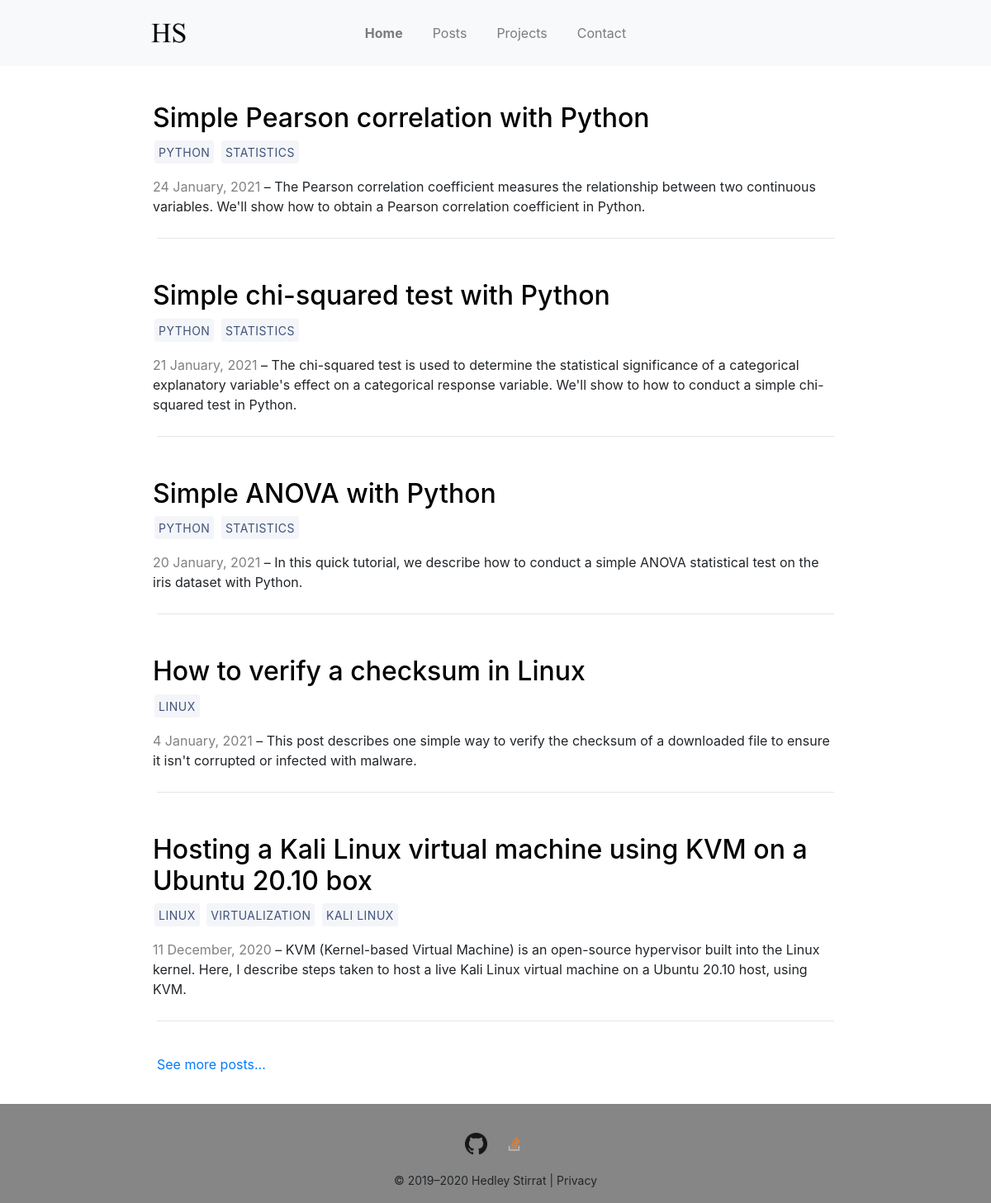
Before: / with the older database file.
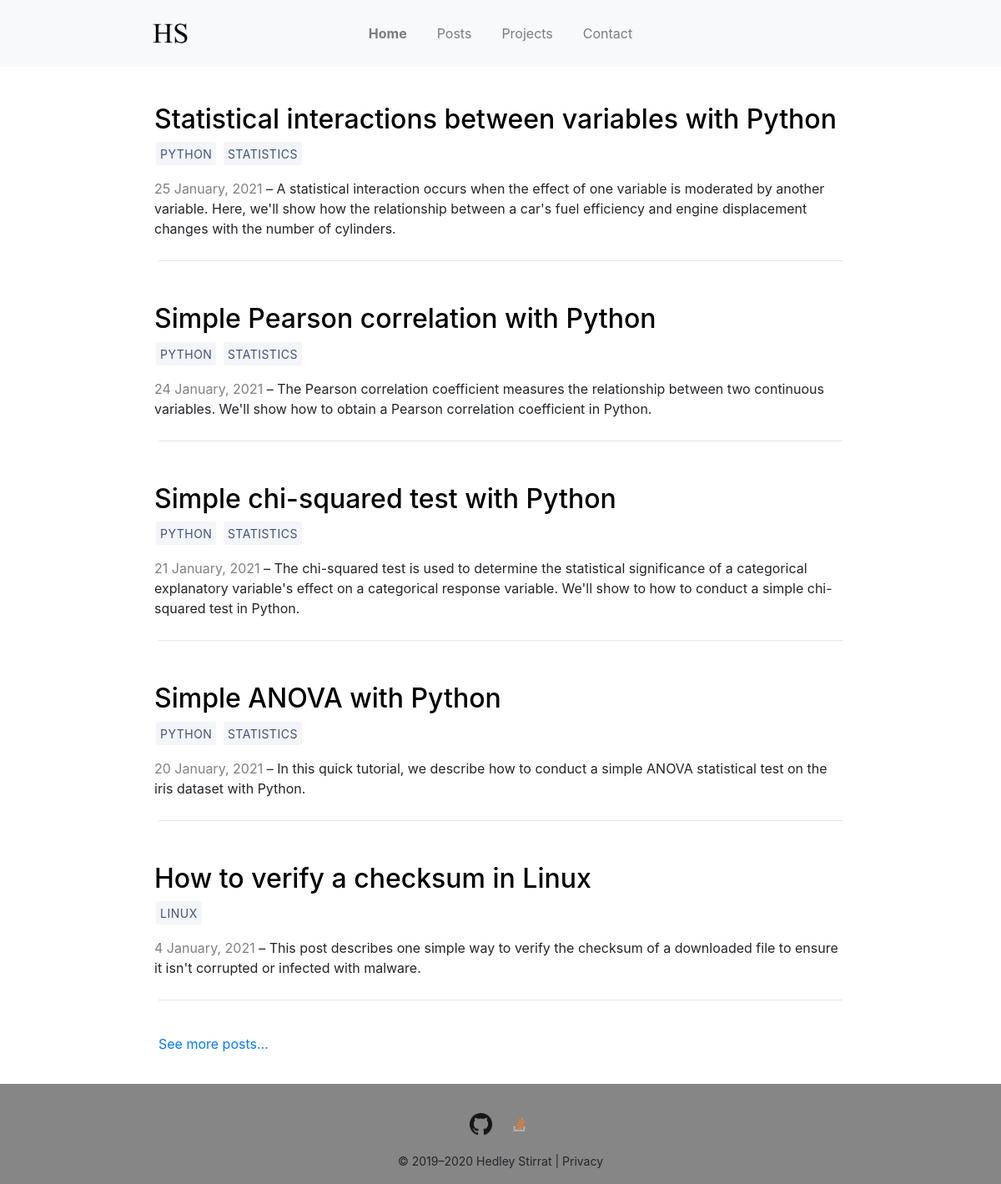
After: the same page with the newer database file.
### blog/models.py (models this page shows, shortened)
class BlogPost(models.Model):
    title = models.CharField(max_length=100)
    is_published = models.BooleanField(default=True)
    published_date = models.DateField()
    modified_date = models.DateField(null=True, blank=True)
    slug = models.SlugField(unique=True)
    tags = models.ManyToManyField('Tag', related_name='blog_posts')
    snippet = models.CharField('snippet', max_length=250)
    content = models.TextField()
    def get_absolute_url(self):
        return reverse('detail', kwargs = {'slug': self.slug})

class Tag(models.Model):
    name = models.CharField(max_length=20)

### blog/views.py (the view)
# urls.py: 2. Add a URL to urlpatterns:  path('', views.home, name='home')
def home(request):
    blog_posts = BlogPost.objects.filter(is_published=True).order_by('-published_date')[:5]
    context = {
        "blog_posts": blog_posts,
    }
    return render(request, 'home.html', context)

### blog/templates/home.html (shortened to what this page needs)
{% extends 'base.html' %}
{% load static %}
{% block content %}
    {% for post in blog_posts %}
        <div class="row">
            <div class="column snippet-text">
                <h2>
                    <a id='post-href' href="{{post.get_absolute_url}}"> {{ post.title|safe }} </a>
                </h2>
                <p>
                    {% for tag in post.tags.all %}
                        <a class="btn" href="{% url 'tag' tag.name %}">
                            {{ tag.name }}
                        </a>
                    {% endfor %}
                </p>
                <p style="color:gray; display:inline;">
                    {{ post.published_date|date:"j F, Y" }}
                </p>
                <p style="display:inline;">
                    &ndash; {{ post.snippet|safe }}
                </p>
            </div>
        </div>
        <hr>
        <br />
    {% endfor %}
    <p>
        {% url 'posts' as url %}
        <a href="{{ url }}">See more posts...</a>
    </p>
{% endblock %}

Changed rows visible on the page:
no longer on this page (row unchanged): BlogPost: title "Hosting a Kali Linux virtual machine using KVM on a Ubuntu 20.10 box", published_date "11 December, 2020", snippet "KVM (Kernel-based Virtual Machine) is an open-source hypervisor built into the Linux kernel. Here, I describe steps taken to host a live Kali Linux virtual machine on a Ubuntu 20.10 host, using KVM.", Tag (name "LINUX")
no longer on this page (row unchanged): Tag: name "VIRTUALIZATION", shown under "Hosting a Kali Linux virtual machine using KVM on a Ubuntu 20.10 box"
no longer on this page (row unchanged): Tag: name "KALI LINUX", shown under "Hosting a Kali Linux virtual machine using KVM on a Ubuntu 20.10 box"
added BlogPost: title "Statistical interactions between variables with Python", published_date "25 January, 2021", snippet "A statistical interaction occurs when the effect of one variable is moderated by another variable. Here, we'll show how the relationship between a car's fuel efficiency and engine displacement changes with the number of cylinders.", Tag (name "PYTHON"), Tag (name "STATISTICS")
